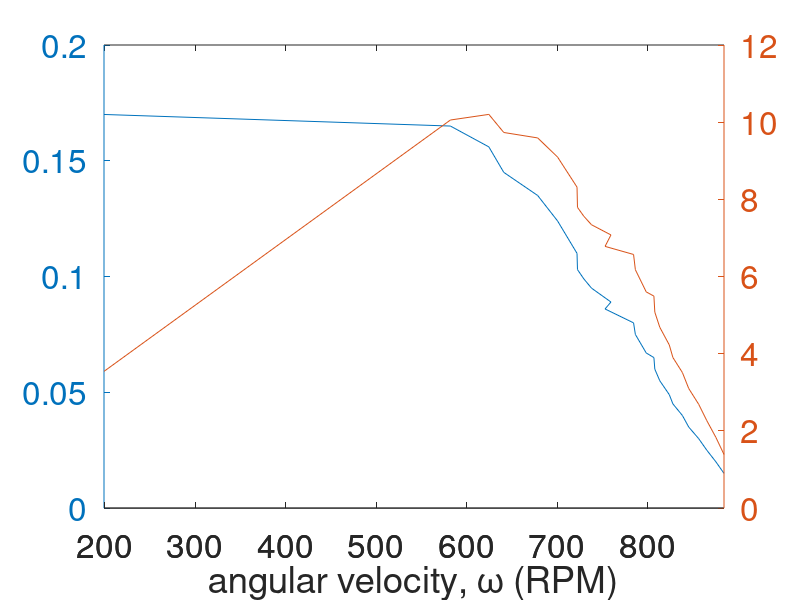

This chart was generated by the following MATLAB code: (Note: this script raises an error after producing the figure.)
% Chris Kreienkamp, 901965168
% AME Lab II, Sun Apr 29, 2018
% Experiment B11/B12 - Turbine Design

clc
clf
clear


%% Torque/power curves iteration 2

iteration2 = [884.5	0.015	1.389369351
            875.5	0.02	1.833642912
            865.5	0.025	2.265873701
            856.5	0.03	2.690774108
            845.5	0.035	3.098919353
            838.5	0.04	3.512300587
            828     0.045	3.901858076
            824     0.049	4.228164833
            813.5	0.055	4.685423643
            808     0.06	5.076813728
            807     0.065	5.493074755
            798.5	0.067	5.602454539
            786.5	0.075	6.177156555
            784.5	0.08	6.572211831
            753     0.086	6.781441902
            759.5	0.089	7.078584207
            738     0.095	7.341902031
            729.5	0.099	7.562913075
            722.5	0.103	7.792982377
            722     0.11	8.316842952
            700.5	0.124	9.096167369
            678.5	0.135	9.59206777
            641     0.145	9.73317764
            624.5	0.156	10.20200798
            582     0.165	10.05623808
            199     0.17	3.542669316];
angvel2 = iteration2(:,1);                  % RPM
torque2 = iteration2(:,2);                  % Nm
power2 = iteration2(:,3);                   % W
figure(1)
[ax2, h12, h22] = plotyy(angvel2,torque2,angvel2,power2);
set(ax2,'FontSize',24)
xlabel('angular velocity, \omega (RPM)')

h12.LineStyle = '-';
h12.Marker = '.';
h12.MarkerSize = 15;
ylabel(ax2(1),'torque, \tau (Nm)')
axis(ax2(1),[550 900 0 0.175])
yticks(ax2(1),[0 0.025 0.05 0.075 0.1 0.125 0.15 0.175])

h22.LineStyle = '-';
h22.Marker = '.';
h22.MarkerSize = 15;
ylabel(ax2(2),'shaft power, P_{shaft} (W)')
axis(ax2(2),[550 900 0 14])
yticks(ax2(2),[0 2 4 6 8 10 12 14])


%% Torque/power curves final design

iteration6 = [362.5   0.01    0.379609112
            361     0.02    0.756076632
            358     0.03    1.12469017
            353.5   0.04    1.480737337
            348.5   0.05    1.824741733
            349.5   0.06    2.195973265
            348.5   0.07    2.554638426
            348.5   0.081   2.956081607
            344.5   0.091   3.282911963
            339.5   0.1     3.555235686
            341.5   0.11    3.933797601
            340.5   0.12    4.278849194
            337     0.13    4.587772472
            335.5   0.14    4.918686898
            333     0.15    5.230751768
            326     0.16    5.462182427
            326.5   0.17    5.812470008
            324     0.18    6.107256119
            323.5   0.19    6.436599748
            320     0.2     6.702064328
            320     0.215   7.204719152
            319.5   0.23    7.695331205
            309     0.245   7.927809061
            303.5   0.26    8.263435876
            303     0.275   8.725773595
            297     0.29    9.019512508
            289.5   0.31    9.398074423
            290     0.33    10.02168056
            278     0.35    10.18923217
            272.5   0.37    10.55836931
            265     0.4     11.10029404
            251.5   0.45    11.85165829
            236.5   0.5     12.38311104
            230     0.55    13.24704902
            223.5   0.57    13.3407732
            217     0.6     13.63451212
            196.5   0.62    12.75800777
            194     0.65    13.20516112
            184     0.675   13.00619359
            173     0.705   12.77214493
            141.5   0.8     11.85427628
            128     0.85    11.39350936
            111.5   0.9     10.50862743
            83.5    1       8.744099552];
angvel6 = iteration6(:,1);                  % RPM
torque6 = iteration6(:,2);                  % Nm
power6 = iteration6(:,3);                   % W
figure(2)
[ax6, h16, h26] = plotyy(angvel6,torque6,angvel6,power6);
set(ax6,'FontSize',24)
xlabel('angular velocity, \omega (RPM)')

h16.LineStyle = '-';
h16.Marker = '.';
h16.MarkerSize = 15;
ylabel(ax6(1),'torque, \tau (Nm)')
axis(ax6(1),[80 365 0 1.05])
yticks(ax6(1),[0 0.15 0.3 0.45 0.6 0.75 0.9 1.05])

h26.LineStyle = '-';
h26.Marker = '.';
h26.MarkerSize = 15;
ylabel(ax6(2),'shaft power, P_{shaft} (W)')
axis(ax6(2),[80 365 0 14])
yticks(ax6(2),[0 2 4 6 8 10 12 14])


        
        
        
        
        
        
        
        
        
        
        
        
        
        
        
        
        
